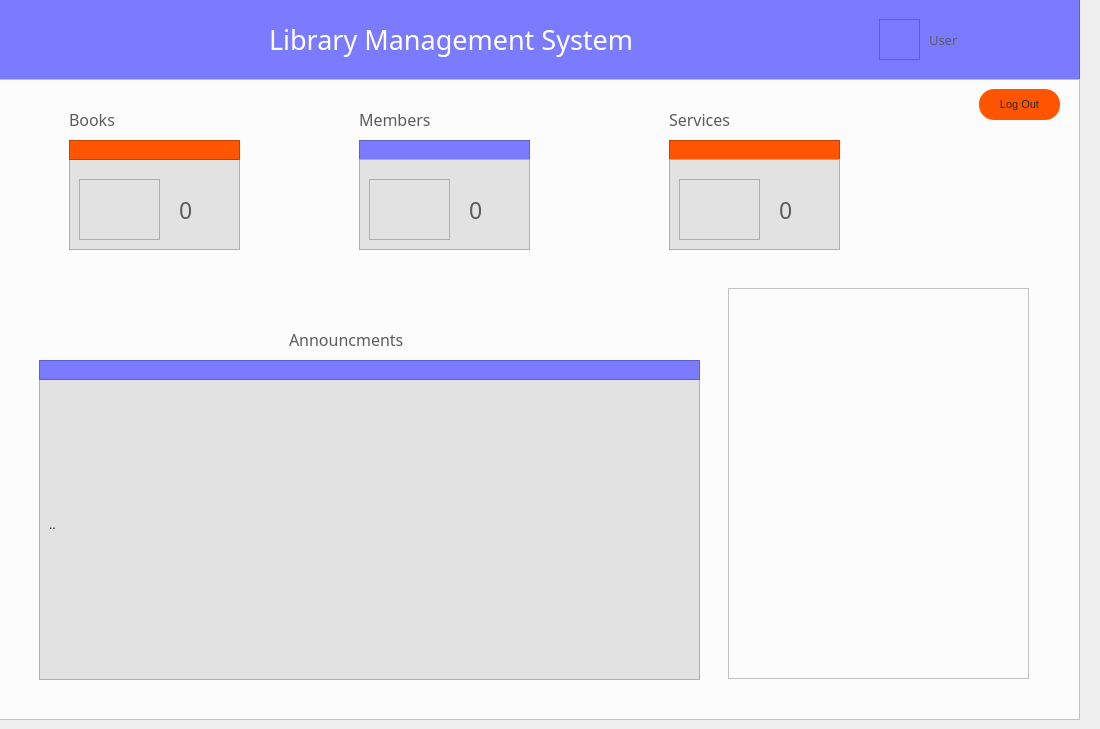
    <widget class="QWidget" name="tab">
     <attribute name="title">
      <string>Today</string>
     </attribute>
     <widget class="QFrame" name="frame">
      <property name="geometry">
       <rect>
        <x>-11</x>
        <y>-1</y>
        <width>1091</width>
        <height>81</height>
       </rect>
      </property>
      <property name="styleSheet">
       <string notr="true">background-color: rgb(123, 123, 255);
</string>
      </property>
      <property name="frameShape">
       <enum>QFrame::StyledPanel</enum>
      </property>
      <property name="frameShadow">
       <enum>QFrame::Raised</enum>
      </property>
      <widget class="QLabel" name="label_13">
       <property name="geometry">
        <rect>
         <x>280</x>
         <y>20</y>
         <width>511</width>
         <height>41</height>
        </rect>
       </property>
       <property name="font">
        <font>
         <family>hooge 05_55</family>
         <pointsize>20</pointsize>
        </font>
       </property>
       <property name="styleSheet">
        <string notr="true">color: rgb(255, 255, 255);</string>
       </property>
       <property name="text">
        <string>Library Management System</string>
       </property>
      </widget>
      <widget class="QFrame" name="frame_61">
       <property name="geometry">
        <rect>
         <x>890</x>
         <y>20</y>
         <width>41</width>
         <height>41</height>
        </rect>
       </property>
       <property name="styleSheet">
        <string notr="true">image: url(:/newPrefix/icons/user.png);</string>
       </property>
       <property name="frameShape">
        <enum>QFrame::StyledPanel</enum>
       </property>
       <property name="frameShadow">
        <enum>QFrame::Raised</enum>
       </property>
      </widget>
      <widget class="QLabel" name="label_35">
       <property name="geometry">
        <rect>
         <x>940</x>
         <y>30</y>
         <width>111</width>
         <height>21</height>
        </rect>
       </property>
       <property name="font">
        <font>
         <family>Impact</family>
         <pointsize>10</pointsize>
        </font>
       </property>
       <property name="styleSheet">
        <string notr="true">color: rgb(91, 91, 91);</string>
       </property>
       <property name="text">
        <string>User</string>
       </property>
      </widget>
     </widget>
     <widget class="QFrame" name="frame_2">
      <property name="geometry">
       <rect>
        <x>-1</x>
        <y>79</y>
        <width>1081</width>
        <height>641</height>
       </rect>
      </property>
      <property name="styleSheet">
       <string notr="true">background-color: rgb(252, 252, 252);</string>
      </property>
      <property name="frameShape">
       <enum>QFrame::StyledPanel</enum>
      </property>
      <property name="frameShadow">
       <enum>QFrame::Raised</enum>
      </property>
      <widget class="QFrame" name="frame_3">
       <property name="geometry">
        <rect>
         <x>70</x>
         <y>80</y>
         <width>171</width>
         <height>91</height>
        </rect>
       </property>
       <property name="styleSheet">
        <string notr="true">background-color: rgb(226, 226, 226);</string>
       </property>
       <property name="frameShape">
        <enum>QFrame::StyledPanel</enum>
       </property>
       <property name="frameShadow">
        <enum>QFrame::Raised</enum>
       </property>
       <widget class="QFrame" name="frame_5">
        <property name="geometry">
         <rect>
          <x>10</x>
          <y>20</y>
          <width>81</width>
          <height>61</height>
         </rect>
        </property>
        <property name="styleSheet">
         <string notr="true">image: url(:/newPrefix/icons/bookmain.png);</string>
        </property>
        <property name="frameShape">
         <enum>QFrame::StyledPanel</enum>
        </property>
        <property name="frameShadow">
         <enum>QFrame::Raised</enum>
        </property>
       </widget>
       <widget class="QLabel" name="no_of_books_label">
        <property name="geometry">
         <rect>
          <x>110</x>
          <y>30</y>
          <width>51</width>
          <height>41</height>
         </rect>
        </property>
        <property name="font">
         <font>
          <family>Impact</family>
          <pointsize>17</pointsize>
         </font>
        </property>
        <property name="styleSheet">
         <string notr="true">color: rgb(91, 91, 91);</string>
        </property>
        <property name="text">
         <string>0</string>
        </property>
       </widget>
      </widget>
      <widget class="QFrame" name="frame_4">
       <property name="geometry">
        <rect>
         <x>70</x>
         <y>61</y>
         <width>171</width>
         <height>20</height>
        </rect>
       </property>
       <property name="styleSheet">
        <string notr="true">background-color: rgb(255, 85, 0);</string>
       </property>
       <property name="frameShape">
        <enum>QFrame::StyledPanel</enum>
       </property>
       <property name="frameShadow">
        <enum>QFrame::Raised</enum>
       </property>
      </widget>
      <widget class="QLabel" name="label_16">
       <property name="geometry">
        <rect>
         <x>70</x>
         <y>30</y>
         <width>61</width>
         <height>21</height>
        </rect>
       </property>
       <property name="font">
        <font>
         <family>Impact</family>
         <pointsize>12</pointsize>
        </font>
       </property>
       <property name="styleSheet">
        <string notr="true">color: rgb(91, 91, 91);</string>
       </property>
       <property name="text">
        <string>Books</string>
       </property>
      </widget>
      <widget class="QFrame" name="frame_6">
       <property name="geometry">
        <rect>
         <x>360</x>
         <y>61</y>
         <width>171</width>
         <height>20</height>
        </rect>
       </property>
       <property name="styleSheet">
        <string notr="true">background-color: rgb(123, 123, 255);</string>
       </property>
       <property name="frameShape">
        <enum>QFrame::StyledPanel</enum>
       </property>
       <property name="frameShadow">
        <enum>QFrame::Raised</enum>
       </property>
      </widget>
      <widget class="QLabel" name="label_18">
       <property name="geometry">
        <rect>
         <x>360</x>
         <y>30</y>
         <width>81</width>
         <height>21</height>
        </rect>
       </property>
       <property name="font">
        <font>
         <family>Impact</family>
         <pointsize>12</pointsize>
        </font>
       </property>
       <property name="styleSheet">
        <string notr="true">color: rgb(91, 91, 91);</string>
       </property>
       <property name="text">
        <string>Members</string>
       </property>
      </widget>
      <widget class="QFrame" name="frame_7">
       <property name="geometry">
        <rect>
         <x>360</x>
         <y>80</y>
         <width>171</width>
         <height>91</height>
        </rect>
       </property>
       <property name="styleSheet">
        <string notr="true">background-color: rgb(226, 226, 226);</string>
       </property>
       <property name="frameShape">
        <enum>QFrame::StyledPanel</enum>
       </property>
       <property name="frameShadow">
        <enum>QFrame::Raised</enum>
       </property>
       <widget class="QFrame" name="frame_8">
        <property name="geometry">
         <rect>
          <x>10</x>
          <y>20</y>
          <width>81</width>
          <height>61</height>
         </rect>
        </property>
        <property name="styleSheet">
         <string notr="true">image: url(:/newPrefix/icons/memmain.png);</string>
        </property>
        <property name="frameShape">
         <enum>QFrame::StyledPanel</enum>
        </property>
        <property name="frameShadow">
         <enum>QFrame::Raised</enum>
        </property>
       </widget>
       <widget class="QLabel" name="no_of_mem_label">
        <property name="geometry">
         <rect>
          <x>110</x>
          <y>30</y>
          <width>51</width>
          <height>41</height>
         </rect>
        </property>
        <property name="font">
         <font>
          <family>Impact</family>
          <pointsize>17</pointsize>
         </font>
        </property>
        <property name="styleSheet">
         <string notr="true">color: rgb(91, 91, 91);</string>
        </property>
        <property name="text">
         <string>0</string>
        </property>
       </widget>
      </widget>
      <widget class="QFrame" name="frame_9">
       <property name="geometry">
        <rect>
         <x>670</x>
         <y>61</y>
         <width>171</width>
         <height>20</height>
        </rect>
       </property>
       <property name="styleSheet">
        <string notr="true">background-color: rgb(255, 85, 0);</string>
       </property>
       <property name="frameShape">
        <enum>QFrame::StyledPanel</enum>
       </property>
       <property name="frameShadow">
        <enum>QFrame::Raised</enum>
       </property>
      </widget>
      <widget class="QLabel" name="label_20">
       <property name="geometry">
        <rect>
         <x>670</x>
         <y>30</y>
         <width>91</width>
         <height>21</height>
        </rect>
       </property>
       <property name="font">
        <font>
         <family>Impact</family>
         <pointsize>12</pointsize>
        </font>
       </property>
       <property name="styleSheet">
        <string notr="true">color: rgb(91, 91, 91);</string>
       </property>
       <property name="text">
        <string>Services</string>
       </property>
      </widget>
      <widget class="QFrame" name="frame_10">
       <property name="geometry">
        <rect>
         <x>670</x>
         <y>80</y>
         <width>171</width>
         <height>91</height>
        </rect>
       </property>
       <property name="styleSheet">
        <string notr="true">background-color: rgb(226, 226, 226);</string>
       </property>
       <property name="frameShape">
        <enum>QFrame::StyledPanel</enum>
       </property>
       <property name="frameShadow">
        <enum>QFrame::Raised</enum>
       </property>
       <widget class="QFrame" name="frame_11">
        <property name="geometry">
         <rect>
          <x>10</x>
          <y>20</y>
          <width>81</width>
          <height>61</height>
         </rect>
        </property>
        <property name="styleSheet">
         <string notr="true">image: url(:/icons/services.png);</string>
        </property>
        <property name="frameShape">
         <enum>QFrame::StyledPanel</enum>
        </property>
        <property name="frameShadow">
         <enum>QFrame::Raised</enum>
        </property>
       </widget>
       <widget class="QLabel" name="no_of_serv_label">
        <property name="geometry">
         <rect>
          <x>110</x>
          <y>30</y>
          <width>51</width>
          <height>41</height>
         </rect>
        </property>
        <property name="font">
         <font>
          <family>Impact</family>
          <pointsize>17</pointsize>
         </font>
        </property>
        <property name="styleSheet">
         <string notr="true">color: rgb(91, 91, 91);</string>
        </property>
        <property name="text">
         <string>0</string>
        </property>
       </widget>
      </widget>
      <widget class="QFrame" name="frame_12">
       <property name="geometry">
        <rect>
         <x>40</x>
         <y>290</y>
         <width>661</width>
         <height>311</height>
        </rect>
       </property>
       <property name="styleSheet">
        <string notr="true">background-color: rgb(226, 226, 226);</string>
       </property>
       <property name="frameShape">
        <enum>QFrame::StyledPanel</enum>
       </property>
       <property name="frameShadow">
        <enum>QFrame::Raised</enum>
       </property>
       <widget class="QLabel" name="announce_label">
        <property name="geometry">
         <rect>
          <x>10</x>
          <y>20</y>
          <width>641</width>
          <height>271</height>
         </rect>
        </property>
        <property name="font">
         <font>
          <pointsize>9</pointsize>
         </font>
        </property>
        <property name="text">
         <string>..</string>
        </property>
       </widget>
      </widget>
      <widget class="QLabel" name="announce">
       <property name="geometry">
        <rect>
         <x>290</x>
         <y>250</y>
         <width>161</width>
         <height>21</height>
        </rect>
       </property>
       <property name="font">
        <font>
         <family>Impact</family>
         <pointsize>12</pointsize>
        </font>
       </property>
       <property name="styleSheet">
        <string notr="true">color: rgb(91, 91, 91);</string>
       </property>
       <property name="text">
        <string>Announcments</string>
       </property>
      </widget>
      <widget class="QFrame" name="frame_13">
       <property name="geometry">
        <rect>
         <x>40</x>
         <y>281</y>
         <width>661</width>
         <height>20</height>
        </rect>
       </property>
       <property name="styleSheet">
        <string notr="true">background-color: rgb(123, 123, 255);</string>
       </property>
       <property name="frameShape">
        <enum>QFrame::StyledPanel</enum>
       </property>
       <property name="frameShadow">
        <enum>QFrame::Raised</enum>
       </property>
      </widget>
      <widget class="QFrame" name="frame_14">
       <property name="geometry">
        <rect>
         <x>729</x>
         <y>209</y>
         <width>301</width>
         <height>391</height>
        </rect>
       </property>
       <property name="styleSheet">
        <string notr="true">image: url(:/newPrefix/icons/booooks.png);</string>
       </property>
       <property name="frameShape">
        <enum>QFrame::StyledPanel</enum>
       </property>
       <property name="frameShadow">
        <enum>QFrame::Raised</enum>
       </property>
      </widget>
      <widget class="QPushButton" name="logoutButton">
       <property name="geometry">
        <rect>
         <x>980</x>
         <y>10</y>
         <width>81</width>
         <height>31</height>
        </rect>
       </property>
       <property name="font">
        <font>
         <pointsize>8</pointsize>
        </font>
       </property>
       <property name="styleSheet">
        <string notr="true">QPushButton {
color: rgb(40, 40, 40);
  border-radius: 15px;
	background-color: rgb(255, 85, 0);
}

QPushButton:hover {
background-color: rgb(123, 123, 255);

background-color: rgb(123, 123, 255);

}
</string>
       </property>
       <property name="text">
        <string>Log Out</string>
       </property>
       <property name="icon">
        <iconset resource="icons.qrc">
         <normaloff>:/newPrefix/icons/clear.png</normaloff>:/newPrefix/icons/clear.png</iconset>
       </property>
      </widget>
     </widget>
    </widget>
